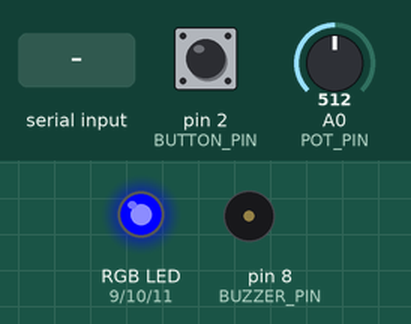
A sketch run on a simulated Arduino Uno, built with avr-gcc and run on an emulated ATmega328P. Parts: an RGB LED mixed from three pins (HIGH = lit), buzzer (waves = sounding, pin HIGH). Dashed ring = blinking. Inputs (shaded band) come from the test bench; at power-on: pin 2 (BUTTON_PIN) HIGH, A0 (POT_PIN) = 512. What the sketch prints to the serial monitor is not drawn.

Above: at 1.2 s.
1.3 s: "THINK\n" received over Serial
At 1.75 s:
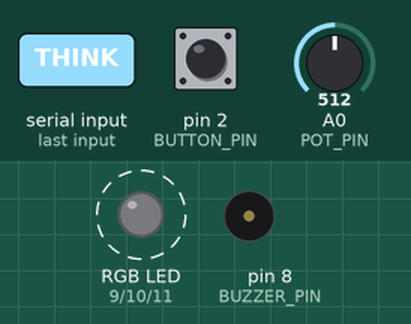
4.3 s: "LISTEN\n" received over Serial
At 4.9 s:
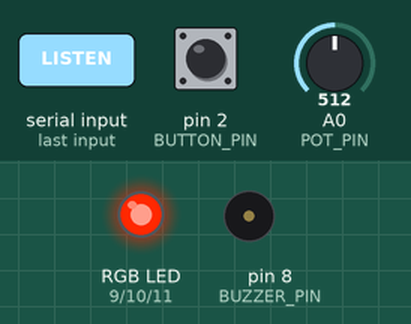
5.8 s: "SPEAK\n" received over Serial
At 6.8 s:
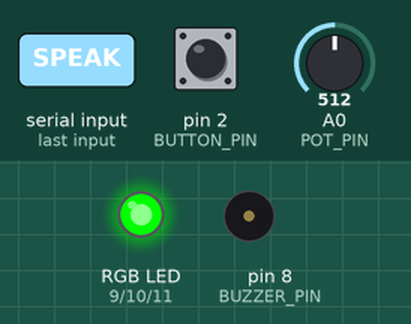
7.3 s: "ERROR\n" received over Serial
At 7.45 s:
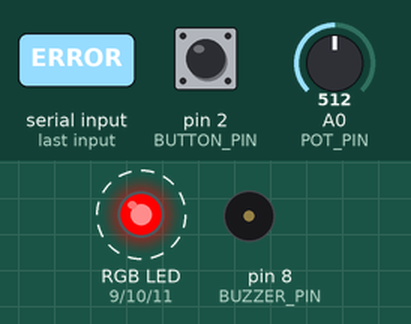
10.3 s: "ALARM\n" received over Serial
At 10.38 s:
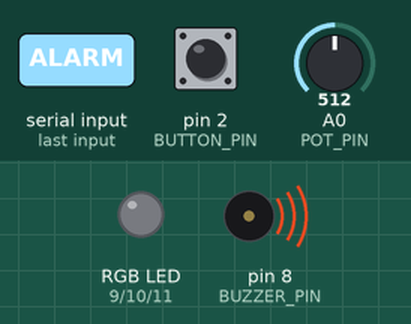
Timing chart, 0 to 17.3 s (numbered marks = the images above; inputs shaded):
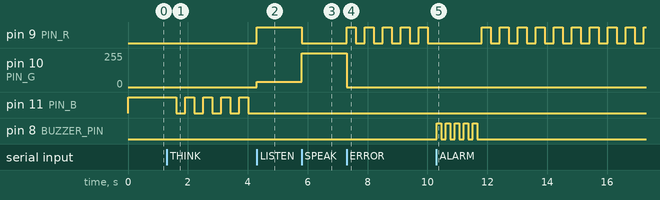

Measured:
- after the input at 1.3 s, pin 11 (PIN_B): alternates HIGH for 0.30 s and LOW for 0.30 s, starting after 0.31 s
- after the input at 4.3 s, pin 9 (PIN_R): LOW → HIGH at once; pin 10 (PIN_G): 0/255 → 40/255 at once; pin 11 (PIN_B): stops changing and stays LOW
- after the input at 5.8 s, pin 9 (PIN_R): HIGH → LOW at once; pin 10 (PIN_G): 40/255 → 255/255 at once
- after the input at 7.3 s, pin 9 (PIN_R): alternates HIGH for 0.30 s and LOW for 0.30 s, starting at once; pin 10 (PIN_G): 255/255 → 0/255 at once
- after the input at 10.3 s, pin 8 (BUZZER_PIN): alternates HIGH for 0.15 s and LOW for 0.15 s, 10 changes in all, then stays LOW, starting at once

The sketch:

sketch_aug23a.ino
```cpp
const int BUTTON_PIN = 2;
const int PIN_R = 9;
const int PIN_G = 10;
const int PIN_B = 11;
const int POT_PIN = A0;
const int BUZZER_PIN = 8;

int lastButtonState = HIGH;
int lastPotValue = -1;

enum LedMode { SOLID, BLINK };
LedMode ledMode = SOLID;
int ledR = 0, ledG = 0, ledB = 255;
unsigned long lastBlinkTime = 0;
bool blinkOn = true;
const unsigned long BLINK_INTERVAL = 300;

unsigned long lastPotSend = 0;
const unsigned long POT_SEND_INTERVAL = 200;

void applyColor(int r, int g, int b) {
  analogWrite(PIN_R, r);
  analogWrite(PIN_G, g);
  analogWrite(PIN_B, b);
}

void setSolid(int r, int g, int b) {
  ledMode = SOLID;
  ledR = r; ledG = g; ledB = b;
  applyColor(r, g, b);
}

void setBlink(int r, int g, int b) {
  ledMode = BLINK;
  ledR = r; ledG = g; ledB = b;
  blinkOn = true;
  lastBlinkTime = millis();
  applyColor(r, g, b);
}

void updateBlink() {
  if (ledMode == BLINK) {
    unsigned long now = millis();
    if (now - lastBlinkTime >= BLINK_INTERVAL) {
      blinkOn = !blinkOn;
      lastBlinkTime = now;
      applyColor(blinkOn ? ledR : 0, blinkOn ? ledG : 0, blinkOn ? ledB : 0);
    }
  }
}

void playAlarm() {
  for (int i = 0; i < 5; i++) {
    digitalWrite(BUZZER_PIN, HIGH);
    delay(150);
    digitalWrite(BUZZER_PIN, LOW);
    delay(150);
  }
}

void setup() {
  Serial.begin(9600);
  pinMode(BUTTON_PIN, INPUT_PULLUP);
  pinMode(PIN_R, OUTPUT);
  pinMode(PIN_G, OUTPUT);
  pinMode(PIN_B, OUTPUT);
  pinMode(BUZZER_PIN, OUTPUT);

  setSolid(0, 0, 255);
}

void loop() {
  int currentButtonState = digitalRead(BUTTON_PIN);
  if (currentButtonState != lastButtonState) {
    Serial.println(currentButtonState == LOW ? "PRESS" : "RELEASE");
    lastButtonState = currentButtonState;
  }

  unsigned long now = millis();
  if (now - lastPotSend >= POT_SEND_INTERVAL) {
    int potValue = analogRead(POT_PIN);
    if (abs(potValue - lastPotValue) > 5) {
      Serial.print("VOL:");
      Serial.println(potValue);
      lastPotValue = potValue;
    }
    lastPotSend = now;
  }

  if (Serial.available() > 0) {
    String command = Serial.readStringUntil('\n');
    command.trim();

        if (command == "READY") {
      setSolid(0, 0, 255);       // синий — покой
    } else if (command == "LISTEN") {
      setSolid(255, 40, 0);      // жёлтый — слушаю
    } else if (command == "THINK") {
      setBlink(0, 0, 255);       // мигающий синий — думаю
    } else if (command == "SPEAK") {
      setSolid(0, 255, 0);       // зелёный — говорю
    } else if (command == "ERROR") {
      setBlink(255, 0, 0);       // мигающий красный — ошибка
    } else if (command == "ALARM") {
      playAlarm();
    }
  }

  updateBlink();
  delay(10);
}
```
